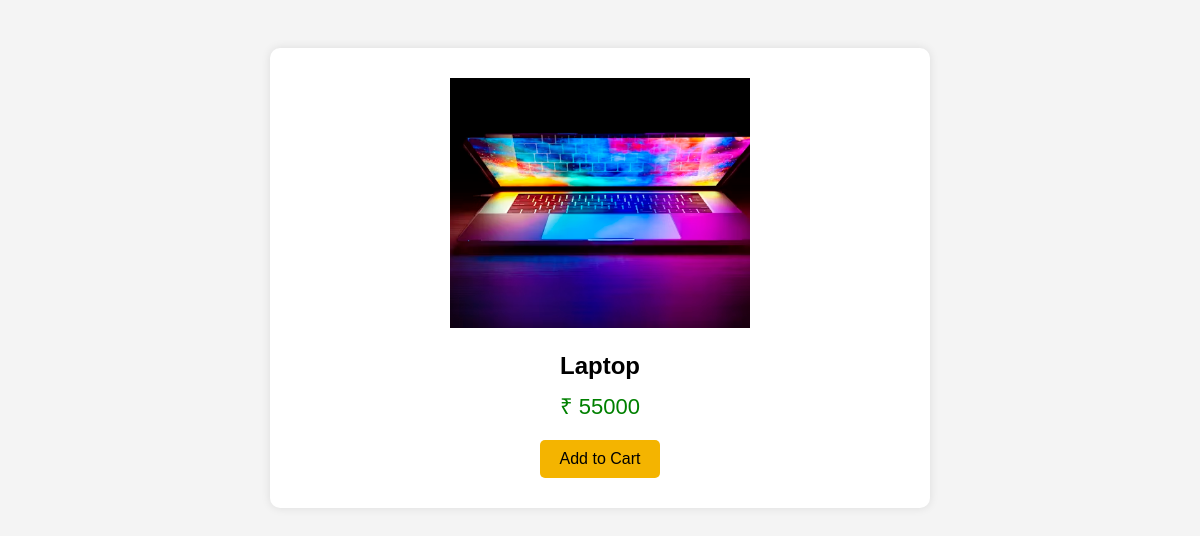
Page /product/1 on the committed database.
### tables this page shows
CREATE TABLE products (
        id INTEGER PRIMARY KEY AUTOINCREMENT,
        name TEXT,
        price INTEGER,
        image TEXT,
        category TEXT
    );

### app.py (the view)
@app.route("/product/<int:id>")
def product_details(id):
    conn = sqlite3.connect("database.db")
    conn.row_factory = sqlite3.Row
    c = conn.cursor()
    c.execute("SELECT * FROM products WHERE id=?", (id,))
    product = c.fetchone()
    return render_template("product_details.html", product=product)

### templates/product_details.html (shortened to what this page needs)
<!DOCTYPE html>
<html>
<head>
</head>
<body>
<div class="container">
    <img src="{{ url_for('static', filename=product[3]) }}">
    <h2>{{ product[1] }}</h2>
    <div class="price">₹ {{ product[2] }}</div>
    <a href="/add_to_cart/{{ product[0] }}">
        <button class="btn">Add to Cart</button>
    </a>
</div>
</body>
</html>

### templates/product_details.html (style rules this page uses)
body { font-family: Arial; background: #f4f4f4; padding: 40px; }
.container { background: white; padding: 30px; border-radius: 10px; width: 600px; margin: auto; box-shadow: 0 0 10px rgba(0,0,0,0.1); text-align: center; }
img { width: 300px; height: 250px; object-fit: cover; }
h2 { margin: 20px 0 10px; }
.price { color: green; font-size: 22px; margin-bottom: 20px; }
.btn { background: #f4b400; border: none; padding: 10px 20px; cursor: pointer; border-radius: 5px; font-size: 16px; }

### rows in the picture
products: image (picture), name "Laptop", price "55000"
